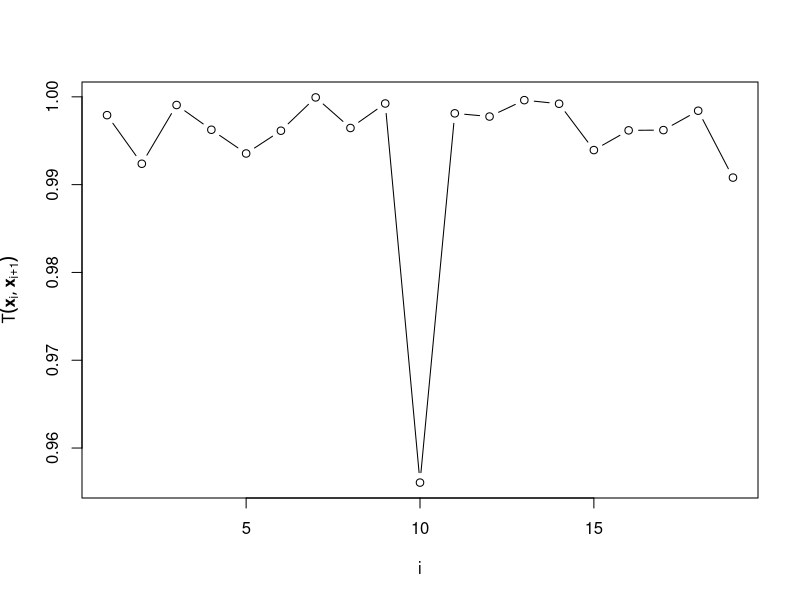

The R source for this figure:
#!/usr/bin/Rscript

library(abind)

# data
rss = read.table('week3table1.csv')
n = dim(rss)[1]

# filter zeros
rss[rss == 0] = -100

# tanimoto
tanimoto = function(a, b) (a %*% b) /
  (a %*% a + b %*% b - a %*% b)

# successive rows
succ = abind(rss[1:(n-1),], rss[2:n,], along = 3)

# tanimoto between successive rows
tsucc = apply(succ, 1, function(x) tanimoto(x[,1], x[,2]))

if (!interactive()) {
  cat(signif(tsucc, 4), '\n')
  pdf('tanimoto.pdf')
  plot(tsucc,type='b',ylab=expression(
    T(bold(x)[i], bold(x)[i+1])),xlab=expression(i))
  dev.off()
}
